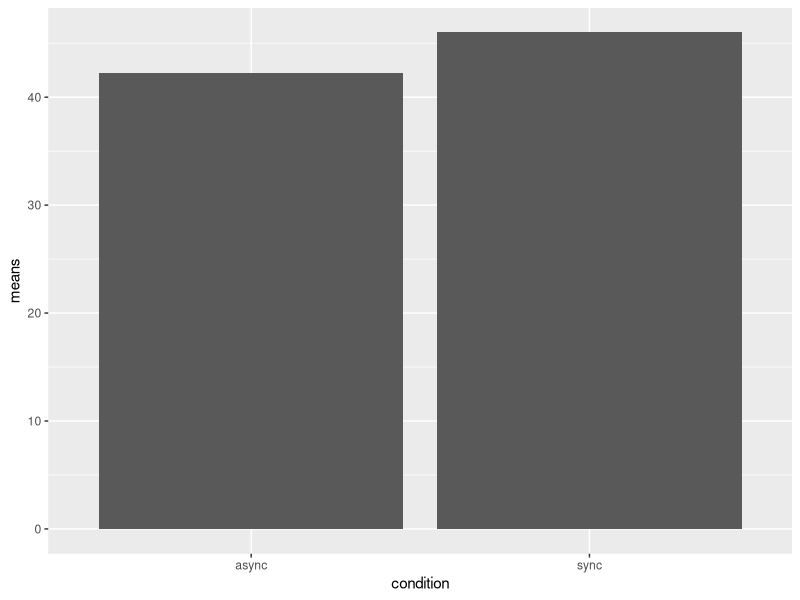

Write the R code that produced this figure.
## ---- chunk 1
knitr::opts_chunk$set(echo = TRUE)
## ---- chunk 2
library(data.table)
experiment_1 <- fread("experiment1.csv")

## ---- chunk 3
library(data.table)



#async or sync
#async = 0, sync = 1
experiment_1$condition
## ---- chunk 4
experiment_1$condition <- as.factor(experiment_1$condition)
levels(experiment_1$condition) <- c("async","sync")
## ---- chunk 5
library(ggplot2)
library(dplyr)

#mean for DV: Empathy Quotient 

Empathy_quotient <- experiment_1$eqtot


dependent_variable <-     mean(Empathy_quotient)

st_dev <- sd(Empathy_quotient)

SE <- sd(Empathy_quotient)/sqrt(length(Empathy_quotient))


## ---- chunk 6
condition_empathy <- t.test(Empathy_quotient~condition, data = experiment_1, var.equal = TRUE)
## ---- chunk 7
means_empathyqt <- experiment_1 %>%
  group_by(condition) %>%
  summarize(means = mean(eqtot))

# print table of means
knitr::kable(means_empathyqt)
            
## ---- chunk 8
ggplot(means_empathyqt, aes(x=condition, y=means)) +
  geom_bar(stat="identity")
